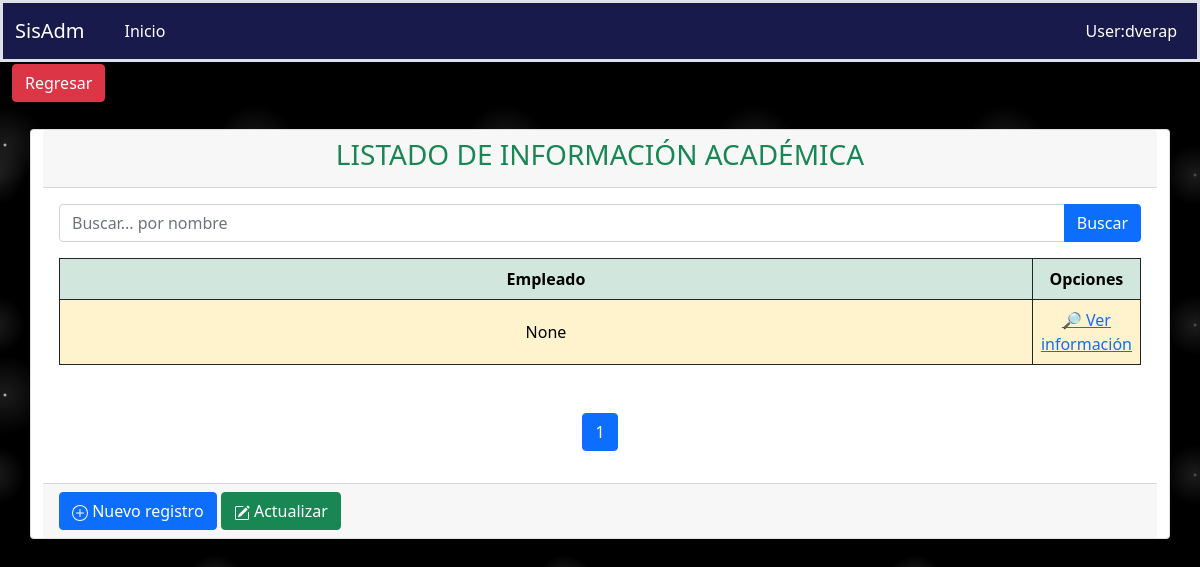
/fichaPersonal/infoAcademica, run on an earlier commit of the app's database.
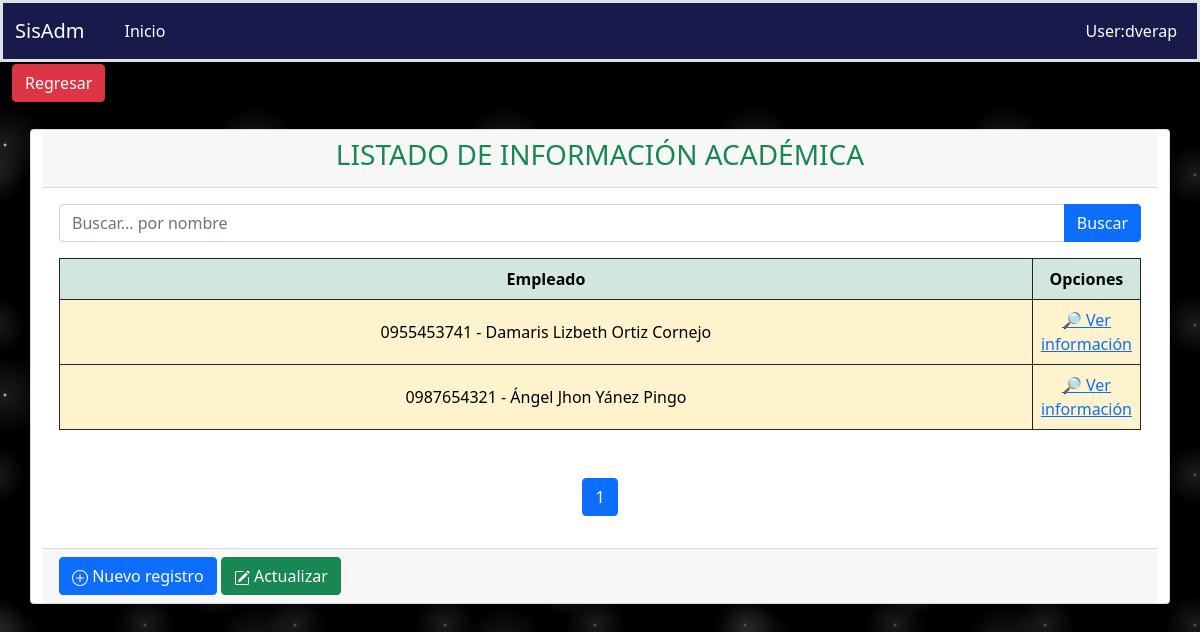
And on a later commit of the database.
### aplicaciones/ficha_personal/models.py (models this page shows, shortened)
class InfoAcademica(models.Model):
    empleado = models.ForeignKey(Empleado, on_delete=models.PROTECT, blank=True, null=True)
    fecha_Inicio = models.DateField(blank=True, null=True, auto_now=False)
    fecha_Fin = models.DateField(blank=True, null=True, auto_now=False)
    institucion = models.CharField(max_length=100, blank=True, null=True)
    titulo = models.CharField(max_length=50, blank=True, null=True)
    class Meta:
        verbose_name = "InfoAcademica"
        verbose_name_plural = "InfoAcademicas"
        ordering = ('id',)

class Empleado(Base):
    nombres = models.CharField(max_length=200)
    cedula = models.CharField(max_length=10, unique=True)
    fecha_nacimiento = models.DateField(blank=True, null=True, auto_now=False)
    genero = models.CharField(max_length=1, choices=GENERO, default=GENERO[0][0], blank=True, null=True)
    pais = models.ForeignKey(Pais, on_delete=models.PROTECT, blank=True, null=True)
    provincia = models.ForeignKey(Provincia, on_delete=models.PROTECT, blank=True, null=True)
    ciudad = models.ForeignKey(Ciudad, on_delete=models.PROTECT, blank=True, null=True)
    estado_civil = models.CharField(max_length=1, choices=ESTADO_CIVIL, default=ESTADO_CIVIL[0][0], blank=True,null=True)
    email = models.CharField(max_length=100, unique=True)
    direccion = models.TextField(blank=True, null=True, verbose_name='Dirección')
    telefonos = models.CharField(max_length=50, blank=True, null=True)
    fecha_IESS = models.DateField(blank=True, null=True, auto_now=False)
    tipo_Contrato = models.CharField(max_length=2, choices=TIPO_CONTRATO, default=TIPO_CONTRATO[0][0], blank=True,null=True)
    fecha_Ingreso = models.DateField(blank=True, null=True, auto_now=False)
    foto = models.ImageField(upload_to='fichaPersonal/empleados', blank=True, null=True)
    cargo = models.ForeignKey(Cargo, on_delete=models.PROTECT,blank=True, null=True)
    departamento = models.ForeignKey(Departamento, on_delete=models.PROTECT,blank=True, null=True)
    estado = models.BooleanField(default=True)
    def __str__(self):
        return "{} - {}".format(self.cedula, self.nombres)
    class Meta:
        verbose_name = "Empleado"
        verbose_name_plural = "Empleados"
        ordering = ('id',)

### aplicaciones/ficha_personal/views/InformacionAcademica/views.py (the view)
# urls.py: path('infoAcademica', InfoAcademicaListView.as_view(), name='infoAcademica'),
class InfoAcademicaListView(ListView):
    template_name = "InformacionAcademica/listInfoAcademica.html"
    context_object_name = 'infoAcademica'
    model = InfoAcademica
    paginate_by = 3
    def get_queryset(self):
        query = self.request.GET.get("query")
        print(query)
        if query:
            return self.model.objects.filter(empleado__nombres=query)
        else:
            return self.model.objects.all()
    def get_context_data(self, **kwargs):
        context = super().get_context_data(**kwargs)
        context['url_anterior'] = '/fichaPersonal/fichaPersonal'
        context['listar_url']= '/fichaPersonal/infoAcademica'
        context['crear_url'] = '/fichaPersonal/crearinfoAcademica/'
        context['titulo'] = 'LISTADO DE INFORMACIÓN ACADÉMICA'
        context['query'] = self.request.GET.get("query") or ""
        return context

### aplicaciones/ficha_personal/templates/InformacionAcademica/listInfoAcademica.html (shortened to what this page needs)
{% extends 'consulta.html' %}
{% load static %}
{% block search %}
    <form action="{% url 'ficha_Personal:infoAcademica' %}" method="GET">
      <div class="input-group mb-3">
        <input type="text" name="query" value="{{ query }}" class="form-control" placeholder="Buscar... por nombre" id="idInputSearch" aria-describedby="basic-addon2"/>
        <button type="submit" class="btn btn-primary mr-1" id="idSearchSp">Buscar</button>
      </div>
    </form>
{% endblock %}
{% block columns %}
    <thead>
        <tr class="align-middle table-success text-center table-bordered border-dark">
            <th scope="col" style="width: 25px;">Empleado</th>
            <th scope="col" style="width: 10%;">Opciones</th>
        </tr>
    </thead>
{% endblock %}
{% block rows %}
    {% for inf in infoAcademica %}
        <tbody>
            <tr class="align-middle table-warning text-center table-bordered border-dark">
                <td>{{ inf.empleado }}</td>
                <td class="acciones">
                    <a href="{% url 'ficha_Personal:registroInfoAcademica' inf.empleado_id %}">🔎️ Ver información</a>
                </td>
            </tr>
        </tbody>
    {% endfor %}
{% endblock %}

What changed in the data, as far as the page shows it:
removed InfoAcademica: empleado "None"
added InfoAcademica: empleado "0955453741 - Damaris Lizbeth Ortiz Cornejo"
added InfoAcademica: empleado "0987654321 - Ángel Jhon Yánez Pingo"
